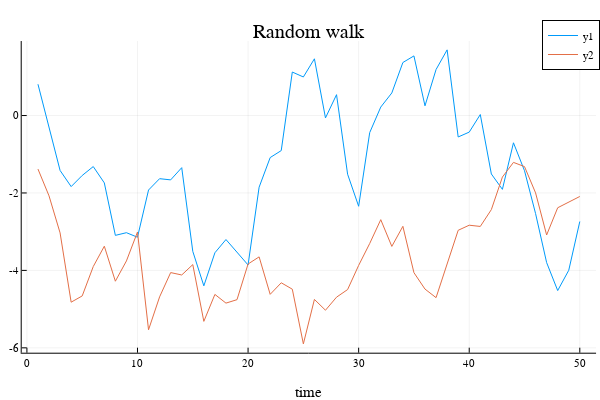

The code cell stored with this chart in its notebook:
### Markdown cell above
```
gr()
@gif for i in 1:20
    Plots.plot(x -> sin(x) / (.2i), 0, i, xlim=(0, 20), ylim=(-.75, .75))
    scatter!(x -> cos(x) * .01 * i, 0, i, m=1)
end;
```
produces following animation.

<img src="./tmp.gif" />

### Code cell
# Pkg.add("PlotlyJS")
plotlyjs()  # change backend to PlotlyJS
Plots.plot(x, title="Random walk", xlab="time")

### Figure 1 — Plotly figure (JSON) as saved in the notebook; plotly's stock layout.template omitted (floating-point values rounded to 4 significant figures)
{"data": [{"colorbar": {"len": 0.8657, "title": "", "x": 0.9934, "y": 0.5087}, "legendgroup": "y1", "line": {"color": "rgba(0, 154, 250, 1.000)", "dash": "solid", "shape": "linear", "width": 1}, "mode": "lines", "name": "y1", "showlegend": true, "type": "scatter", "x": [1, 2, 3, 4, 5, 6, 7, 8, 9, 10, 11, 12, 13, 14, 15, 16, 17, 18, 19, 20, 21, 22, 23, 24, 25, 26, 27, 28, 29, 30, 31, 32, 33, 34, 35, 36, 37, 38, 39, 40, 41, 42, 43, 44, 45, 46, 47, 48, 49, 50], "xaxis": "x", "y": [0.8083, -0.3138, -1.418, -1.835, -1.548, -1.318, -1.74, -3.095, -3.026, -3.143, -1.924, -1.631, -1.662, -1.346, -3.509, -4.399, -3.545, -3.203, -3.522, -3.859, -1.851, -1.086, -0.9057, 1.123, 0.9956, 1.465, -0.06184, 0.5383, -1.516, -2.344, -0.441, 0.2187, 0.5833, 1.369, 1.54, 0.2508, 1.188, 1.696, -0.5538, -0.4285, 0.02591, -1.51, -1.907, -0.7042, -1.425, -2.532, -3.798, -4.521, -3.997, -2.737], "yaxis": "y"}, {"colorbar": {"len": 0.8657, "title": "", "x": 0.9934, "y": 0.5087}, "legendgroup": "y2", "line": {"color": "rgba(227, 111, 71, 1.000)", "dash": "solid", "shape": "linear", "width": 1}, "mode": "lines", "name": "y2", "showlegend": true, "type": "scatter", "x": [1, 2, 3, 4, 5, 6, 7, 8, 9, 10, 11, 12, 13, 14, 15, 16, 17, 18, 19, 20, 21, 22, 23, 24, 25, 26, 27, 28, 29, 30, 31, 32, 33, 34, 35, 36, 37, 38, 39, 40, 41, 42, 43, 44, 45, 46, 47, 48, 49, 50], "xaxis": "x", "y": [-1.383, -2.075, -3.031, -4.82, -4.659, -3.901, -3.375, -4.279, -3.755, -3.008, -5.534, -4.684, -4.057, -4.118, -3.851, -5.316, -4.62, -4.845, -4.756, -3.834, -3.651, -4.618, -4.32, -4.485, -5.898, -4.75, -5.028, -4.691, -4.495, -3.871, -3.305, -2.69, -3.38, -2.862, -4.058, -4.483, -4.704, -3.815, -2.964, -2.833, -2.865, -2.43, -1.589, -1.21, -1.319, -1.998, -3.086, -2.382, -2.239, -2.09], "yaxis": "y"}], "layout": {"annotations": [{"font": {"color": "rgba(0, 0, 0, 1.000)", "family": "sans-serif", "size": 20}, "rotation": 0, "showarrow": false, "text": "Random walk", "x": 0.5148, "xanchor": "center", "xref": "paper", "y": 1, "yanchor": "top", "yref": "paper"}], "height": 400, "legend": {"bgcolor": "rgba(255, 255, 255, 1.000)", "bordercolor": "rgba(0, 0, 0, 1.000)", "borderwidth": 1, "font": {"color": "rgba(0, 0, 0, 1.000)", "family": "sans-serif", "size": 11}, "title": {"font": {"color": "rgba(0, 0, 0, 1.000)", "family": "sans-serif", "size": 15}, "text": ""}, "tracegroupgap": 0, "traceorder": "normal", "x": 1, "xanchor": "auto", "y": 1, "yanchor": "auto"}, "margin": {"b": 20, "l": 0, "r": 0, "t": 20}, "paper_bgcolor": "rgba(255, 255, 255, 1.000)", "plot_bgcolor": "rgba(255, 255, 255, 1.000)", "showlegend": true, "width": 600, "xaxis": {"anchor": "y", "domain": [0.03619, 0.9934], "gridcolor": "rgba(0, 0, 0, 0.100)", "gridwidth": 0.5, "linecolor": "rgba(0, 0, 0, 1.000)", "mirror": false, "range": [-0.47, 51.47], "showgrid": true, "showline": true, "showticklabels": true, "tickangle": 0, "tickcolor": "rgb(0, 0, 0)", "tickfont": {"color": "rgba(0, 0, 0, 1.000)", "family": "sans-serif", "size": 11}, "tickmode": "array", "ticks": "inside", "ticktext": ["0", "10", "20", "30", "40", "50"], "tickvals": [0, 10, 20, 30, 40, 50], "title": "time", "titlefont": {"color": "rgba(0, 0, 0, 1.000)", "family": "sans-serif", "size": 15}, "type": "-", "visible": true, "zeroline": false, "zerolinecolor": "rgba(0, 0, 0, 1.000)"}, "yaxis": {"anchor": "x", "domain": [0.07581, 0.9415], "gridcolor": "rgba(0, 0, 0, 0.100)", "gridwidth": 0.5, "linecolor": "rgba(0, 0, 0, 1.000)", "mirror": false, "range": [-6.126, 1.924], "showgrid": true, "showline": true, "showticklabels": true, "tickangle": 0, "tickcolor": "rgb(0, 0, 0)", "tickfont": {"color": "rgba(0, 0, 0, 1.000)", "family": "sans-serif", "size": 11}, "tickmode": "array", "ticks": "inside", "ticktext": ["-6", "-4", "-2", "0"], "tickvals": [-6, -4, -2, 0], "title": "", "titlefont": {"color": "rgba(0, 0, 0, 1.000)", "family": "sans-serif", "size": 15}, "type": "-", "visible": true, "zeroline": false, "zerolinecolor": "rgba(0, 0, 0, 1.000)"}}}
